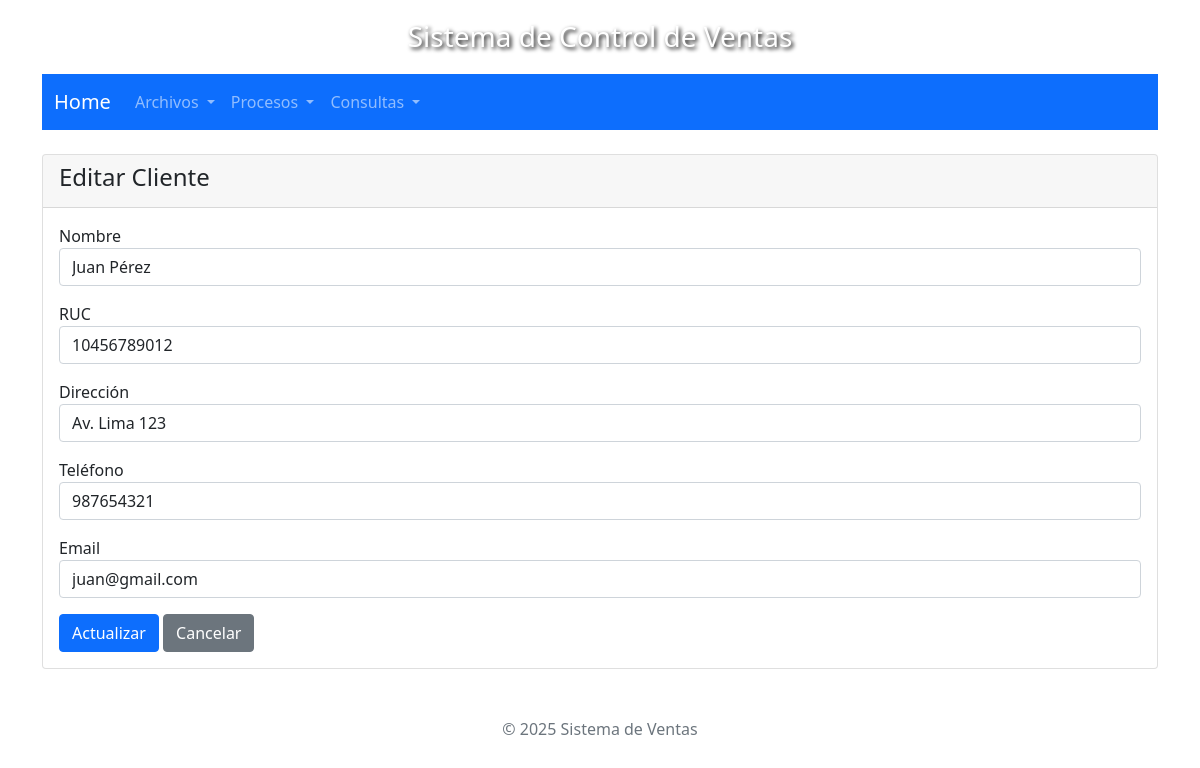
Screenshot of /sisventas/vista/clientes/editar.php?id=C001 with the database file from the repository.
### tables this page shows
CREATE TABLE `clientes` (
  `idcliente` varchar(10) NOT NULL,
  `nomcliente` varchar(128) DEFAULT NULL,
  `ruccliente` varchar(11) DEFAULT NULL,
  `dircliente` varchar(128) DEFAULT NULL,
  `telcliente` varchar(9) DEFAULT NULL,
  `emailcliente` varchar(64) DEFAULT NULL
);

### sisventas/modelo/Cliente.php (called while the page is built, shortened)
<?php
require_once $_SERVER['DOCUMENT_ROOT'] . "/sisventas/includes/db.php";
class Cliente {
    private $pdo;
    public function __construct() {
        $conexion = new DBConection();
        $this->pdo = $conexion->conectar();
    }
    public function obtenerPorId($idcliente) {
        $stmt = $this->pdo->prepare("SELECT * FROM clientes WHERE idcliente = ?");
        $stmt->execute([$idcliente]);
        return $stmt->fetch(PDO::FETCH_ASSOC);
    }
}

### sisventas/includes/db.php (called while the page is built, shortened)
<?php
class DBConection {
    public function conectar() {
        try {
            $this->pdo = new PDO("mysql:host=" . DB_HOST . ";dbname=" . DB_NAME, DB_USER, DB_PASS);
            $this->pdo->setAttribute(PDO::ATTR_ERRMODE, PDO::ERRMODE_EXCEPTION);
            $this->pdo->exec("SET NAMES utf8");
            return $this->pdo;
        } catch (PDOException $e) {
            die("Error de conexión: " . $e->getMessage());
        }
    }
}
?>

### sisventas/controlador/ClienteControlador.php (called while the page is built, shortened)
<?php
require_once $_SERVER['DOCUMENT_ROOT'] . "/sisventas/modelo/Cliente.php";
class ClienteControlador {
    private $modelo;
    public function __construct() {
        $this->modelo = new Cliente();
    }
    public function obtenerCliente($id) {
        return $this->modelo->obtenerPorId($id);
    }
}

### sisventas/vista/clientes/editar.php (the view, shortened to what this page needs)
<?php
require_once $_SERVER['DOCUMENT_ROOT'] . "/sisventas/vista/layout/header.php";
require_once $_SERVER['DOCUMENT_ROOT'] . "/sisventas/vista/layout/navbar.php";
require_once $_SERVER['DOCUMENT_ROOT'] . "/sisventas/controlador/ClienteControlador.php";
$controlador = new ClienteControlador();
$cliente = $controlador->obtenerCliente($_GET['id']);
?>
<div class="card">
    <div class="card-header">
        <h4>Editar Cliente</h4>
    </div>
    <div class="card-body">
        <form method="post">
            <div class="mb-3">
                <label>Nombre</label>
                <input type="text" name="nomcliente" class="form-control" value="<?= $cliente['nomcliente'] ?>" required>
            </div>
            <div class="mb-3">
                <label>RUC</label>
                <input type="text" name="ruccliente" class="form-control" value="<?= $cliente['ruccliente'] ?>" required>
            </div>
            <div class="mb-3">
                <label>Dirección</label>
                <input type="text" name="dircliente" class="form-control" value="<?= $cliente['dircliente'] ?>">
            </div>
            <div class="mb-3">
                <label>Teléfono</label>
                <input type="text" name="telcliente" class="form-control" value="<?= $cliente['telcliente'] ?>">
            </div>
            <div class="mb-3">
                <label>Email</label>
                <input type="email" name="emailcliente" class="form-control" value="<?= $cliente['emailcliente'] ?>">
            </div>
            <button type="submit" class="btn btn-primary">Actualizar</button>
            <a href="listado.php" class="btn btn-secondary">Cancelar</a>
        </form>
    </div>
</div>
<?php
require_once $_SERVER['DOCUMENT_ROOT'] . "/sisventas/vista/layout/footer.php";
?>

### sisventas/vista/layout/header.php (style rules this page uses)
body { background-size: cover; background-repeat: no-repeat; background-attachment: fixed; background-position: center; padding: 20px; }

### rows the page displays
clientes: nomcliente "Juan Pérez", ruccliente "10456789012", dircliente "Av. Lima 123", telcliente "987654321", emailcliente "juan@gmail.com"
